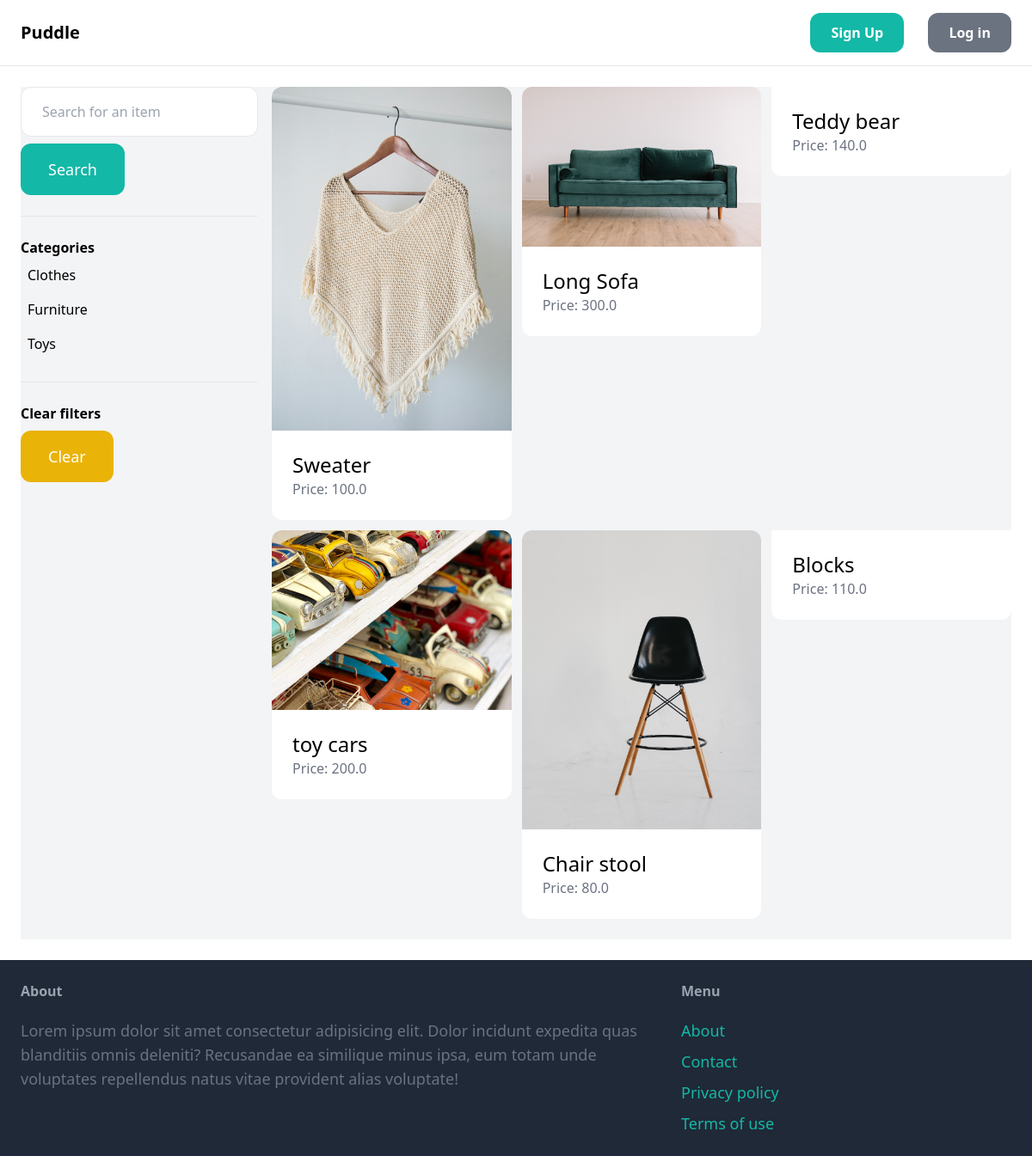
The app's page /items/ with its own data.
### item/models.py (models this page shows, shortened)
class Catergory(models.Model):
    name = models.CharField(max_length=255)
    class Meta:
        ordering = ('name',)
        verbose_name_plural = 'Categories'

class Item(models.Model):
    category = models.ForeignKey(Catergory, related_name='items', on_delete=models.CASCADE)
    name = models.CharField(max_length=255)
    description = models.TextField(blank=True, null=True)
    price = models.FloatField()
    image = models.ImageField(upload_to='item_images', blank=True, null=True)
    is_sold = models.BooleanField(default=False)
    created_by = models.ForeignKey(User, related_name='items', on_delete=models.CASCADE)
    created_at = models.DateTimeField(auto_now_add=True)

### item/views.py (the view)
# urls.py: path('', views.items, name='items'),
def items(request):
    query = request.GET.get('query', '')
    category_id = request.GET.get('category', 0)
    categories = Catergory.objects.all()
    items = Item.objects.filter(is_sold=False)
    if category_id:
        items = items.filter(category_id=category_id)
    if query:
        items = items.filter(Q(name__icontains=query) | Q(description__icontains=query))
    return render(request, 'item/items.html', {
        'items': items,
        'query': query,
        'categories':categories,
        'category_id': int(category_id),
    })

### item/templates/item/items.html (shortened to what this page needs)
{% extends 'core/base.html' %}
{% block content %}
    <div class="pb-6 grid grid-cols-4 gap-4 bg-gray-100">
        <div class="col-span-1">
            <form method="get" action="{% url 'item:items' %}">
                <input name="query" class="w-full py-4 px-6 border rounded-xl" type="text" value="{{query}}" placeholder="Search for an item">
                <button class="mt-2 py-4 px-8 text-lg bg-teal-500 text-white rounded-xl">Search</button>
            </form>
            <hr class="my-6">
            <p class="font-semibold">Categories</p>
            <ul>
                {% for category in categories %}
                <li class="py-2 px-2 rounded-xl {% if category.id == category_id %} bg-gray-200{% endif %}">
                        <a href="{% url 'item:items' %}?query={{ query }}&category={{ category.id}}">{{ category.name}}</a>
                    </li>
                {% endfor %}
            </ul>
            <hr class="my-6">
            <p class="font-semibold">Clear filters</p>
            <ul>
                <li><a href="{% url 'item:items' %}" class="mt-2 py-4 px-8 inline-block bg-yellow-500 text-lg rounded-xl text-white">Clear</a></li>
            </ul>
        </div>
        <div class="col-span-3">
            <div class="grid grid-cols-3 gap-3">
                {% for item in items %}
                    <div>
                        <a href="{% url 'item:detail' item.id %}">
                            <div>
                                <img src="{{ item.image.url }}" alt="" class="rounded-t-xl">
                            </div>
                            <div class="p-6 bg-white rounded-b-xl">
                                <h2 class="text-2xl">{{ item.name }}</h2>
                                <p class="text-gray-500">Price: {{ item.price}}</p>
                            </div>
                        </a>
                    </div>
                {% endfor %}
            </div>
        </div>
    </div>
{% endblock %}

### records on screen
Catergory: name "Clothes"
Catergory: name "Furniture"
Catergory: name "Toys"
Item: image (picture), name "Sweater", price "100.0"
Item: image (picture), name "Long Sofa", price "300.0"
Item: name "Teddy bear", price "140.0"
Item: image (picture), name "toy cars", price "200.0"
Item: image (picture), name "Chair stool", price "80.0"
Item: name "Blocks", price "110.0"
